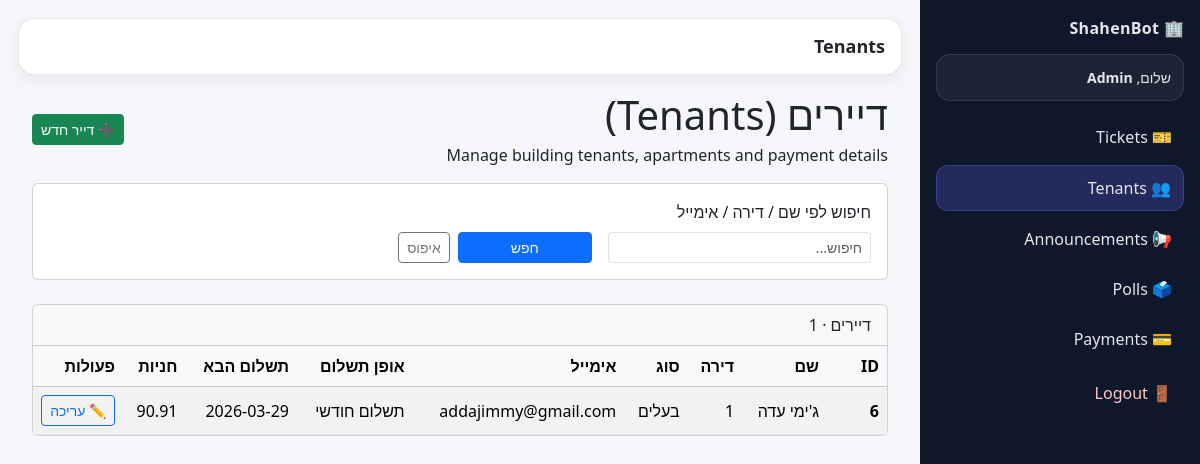
Screenshot of /admin/tenants with the database file from the repository.
### tables this page shows
CREATE TABLE tenants (
            id INTEGER PRIMARY KEY AUTOINCREMENT,
            name TEXT NOT NULL,
            apartment TEXT,
            tenant_type TEXT,          -- 'owner' / 'rent'
            email TEXT,
            payment_type TEXT,         -- 'monthly' / 'standing_order' / etc.
            next_payment_date TEXT,    -- ISO date string 'YYYY-MM-DD'
            parking_slots INTEGER,
            chat_id INTEGER            -- Telegram chat id (optional)
        , building_id INTEGER);

### app.py (the view)
@app.get("/admin/tenants")
def admin_tenants():
    search = request.args.get("search", "").strip()
    tenants = get_tenants_db(limit=300, search=search)
    buildings = list_buildings_db()
    return render_template(
        "tenants.html",
        tenants=tenants,
        buildings =buildings,
        search=search,
    )

### app.py (called while the page is built)
@app.context_processor
def inject_current_user():
    tenant_user = None
    tenant_id = session.get("tenant_id")
    if tenant_id:
        tenant_user = get_tenant_by_id_db(int(tenant_id))
    return dict(current_tenant=tenant_user)

### shahenbot_db.py (called while the page is built)
def get_connection():
    return sqlite3.connect(DB_PATH)

def list_buildings_db(limit: int = 500, search: str | None = None) -> list[dict]:
    conn = get_connection()
    cur = conn.cursor()
    q = """
      SELECT id, city, street, number, name, is_active, created_at
      FROM buildings
      WHERE 1=1
    """
    params = []
    if search:
        like = f"%{search}%"
        q += " AND (street LIKE ? OR number LIKE ? OR COALESCE(city,'') LIKE ? OR COALESCE(name,'') LIKE ?)"
        params += [like, like, like, like]
    q += " ORDER BY street, number LIMIT ?"
    params.append(limit)
    cur.execute(q, params)
    rows = cur.fetchall()
    conn.close()
    return [
        {"id": r[0], "city": r[1], "street": r[2], "number": r[3], "name": r[4], "is_active": r[5], "created_at": r[6]}
        for r in rows
    ]

### templates/tenants.html (shortened to what this page needs)
{% extends "admin_base.html" %}
{% block page_title %}Tenants{% endblock %}
{% block content %}
<div class="container">
    <div class="d-flex flex-column flex-md-row align-items-md-center justify-content-between mb-3">
        <div>
            <h1 class="page-title mb-1">דיירים (Tenants)</h1>
            <div class="page-subtitle">
                Manage building tenants, apartments and payment details
            </div>
        </div>
        <div class="mt-3 mt-md-0 d-flex gap-2">
            <button class="btn btn-success btn-sm"
                    data-bs-toggle="modal"
                    data-bs-target="#addTenantModal">
                ➕ דייר חדש
            </button>
        </div>
    </div>
    <div class="card filter-card mb-4">
        <div class="card-body">
            <form class="row g-3 align-items-end" method="get" action="{{ url_for('admin_tenants') }}">
                <div class="col-md-4">
                    <label class="form-label filter-label">חיפוש לפי שם / דירה / אימייל</label>
                    <input type="text" class="form-control form-control-sm" name="search"
                           value="{{ search }}" placeholder="חיפוש...">
                </div>
                <div class="col-md-3 d-flex gap-2">
                    <button type="submit" class="btn btn-primary btn-sm flex-grow-1">חפש</button>
                    <a href="{{ url_for('admin_tenants') }}" class="btn btn-outline-secondary btn-sm">
                        איפוס
                    </a>
                </div>
            </form>
        </div>
    </div>
    <div class="card">
        <div class="card-header">
            דיירים · {{ tenants|length }}
        </div>
        <div class="card-body p-0">
            <div class="table-responsive">
                <table class="table table-striped table-hover align-middle mb-0">
                    <thead class="table-light">
                    <tr>
                        <th style="width: 60px;">ID</th>
                        <th>שם</th>
                        <th>דירה</th>
                        <th>סוג</th>
                        <th>אימייל</th>
                        <th>אופן תשלום</th>
                        <th>תשלום הבא</th>
                        <th>חניות</th>
                        <th style="width: 90px;">פעולות</th>
                    </tr>
                    </thead>
                    <tbody>
                    {% if tenants %}
                        {% for t in tenants %}
                            <tr>
                                <td class="fw-semibold">{{ t.id }}</td>
                                <td>{{ t.name }}</td>
                                <td>{{ t.apartment or '' }}</td>
                                <td>
                                    {% if t.tenant_type == 'owner' %}
                                        בעלים
                                    {% elif t.tenant_type == 'rent' %}
                                        שוכר
                                    {% else %}
                                        —
                                    {% endif %}
                                </td>
                                <td>{{ t.email or '' }}</td>
                                <td>
                                    {% if t.payment_type == 'monthly' %}
                                        תשלום חודשי
                                    {% elif t.payment_type == 'standing_order' %}
                                        הוראת קבע
                                    {% else %}
                                        —
                                    {% endif %}
                                </td>
                                <td>{{ t.next_payment_date or '' }}</td>
                                <td>{{ t.parking_slots | replace(',', ', ') if t.parking_slots is not none else '' }}</td>
                                <td>
                                <button
                                    type="button"
                                    id="edit-btn-{{ t.id }}"
                                    class="btn btn-sm btn-outline-primary"
                                    data-bs-toggle="modal"
                                    data-bs-target="#editTenantModal"
                                    data-id="{{ t.id }}"
                                    data-name="{{ t.name }}"
                                    data-apartment="{{ t.apartment or '' }}"
                                    data-tenant_type="{{ t.tenant_type or '' }}"
                                    data-email="{{ t.email or '' }}"
                                    data-payment_type="{{ t.payment_type or '' }}"
                                    data-next_payment_date="{{ t.next_payment_date or '' }}"
                                    data-parking_slots="{{ t.parking_slots if t.parking_slots is not none else '' }}"
                                    data-update_url="{{ url_for('admin_update_tenant', tenant_id=t.id) }}"
                                    data-building_id="{{ t.building_id or '' }}"
                                >
                                    ✏️ עריכה
                                </button>
                                </td>
                            </tr>
                        {% endfor %}
                    {% else %}
                        <tr>
                            <td colspan="9" class="text-center py-3 text-muted">אין דיירים.</td>
                        </tr>
                    {% endif %}
                    </tbody>
                </table>
            </div>
        </div>
    </div>
</div>
{% endblock %}

### templates/admin_base.html (style rules this page uses)
body { background:#f5f7fb; }

### rows the page displays
tenants: id "6", name "ג'ימי עדה", apartment "1", tenant_type "בעלים", email "addajimmy@gmail.com", payment_type "תשלום חודשי", next_payment_date "2026-03-29", parking_slots "90.91"

### other values shown
{{ current_user.username if current_user else "Admin" }} "Admin"
{{ tenants|length }} "1"
